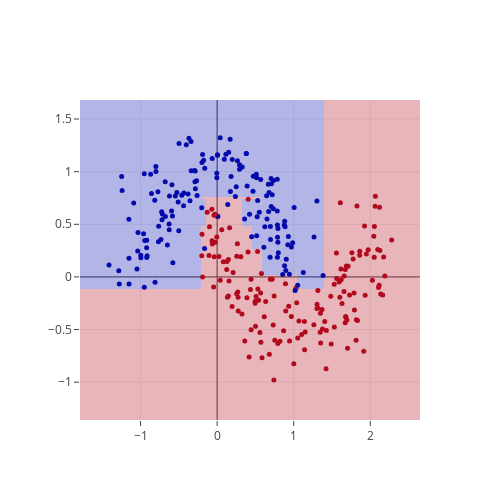
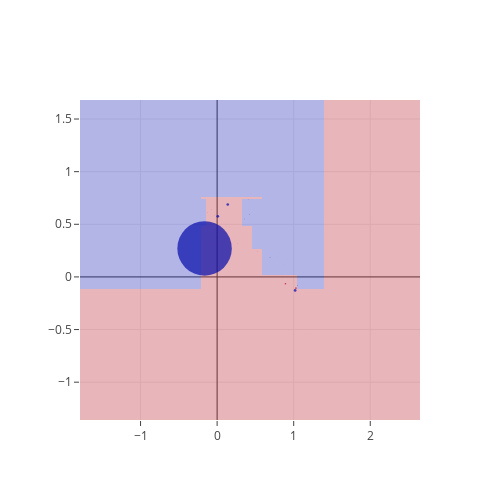
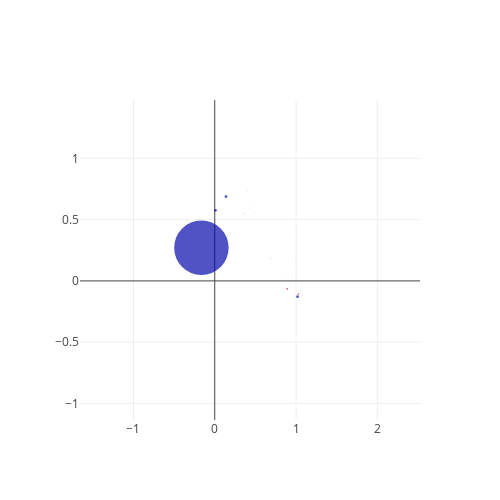

These figures' notebook cell, in order:
### Code cell
selected_iter = 20

data   = [go.Scatter(x=X[:, 0], y=X[:, 1], mode='markers', 
                     marker=dict(color=y, colorscale='RdBu', size=5)),
          go.Heatmap(x=xs, y=ys, z=staged_zz[selected_iter-1], 
                     colorscale='RdBu', opacity=0.3, showscale=False)]
layout = go.Layout(title='Decision Boundary', autosize=False, width=500, height=500)
fig = go.Figure(data=data, layout=layout)

iplot(fig)

data   = [go.Scatter(x=X[:, 0], y=X[:, 1], mode='markers', 
                     marker=dict(color=y, colorscale='RdBu', line=dict(width=0), 
                                 size=np.sqrt(staged_sample_weights[selected_iter]*3000))),
          go.Heatmap(x=xs, y=ys, z=staged_zz[selected_iter-1], 
                     colorscale='RdBu', opacity=0.3, showscale=False)]
layout = go.Layout(title='Sample Weights', autosize=False, width=500, height=500)
fig = go.Figure(data=data, layout=layout)

iplot(fig)

try:
    next_estimator = estimators[selected_iter]
    next_zz = next_estimator.predict(np.c_[xx.ravel(), yy.ravel()])
    next_zz = next_zz.reshape(xx.shape)

    data   = [go.Scatter(x=X[:, 0], y=X[:, 1], mode='markers', 
                         marker=dict(color=y, colorscale='RdBu', line=dict(width=0), 
                                     size=np.sqrt(staged_sample_weights[selected_iter]*3000))),
              go.Heatmap(x=xs, y=ys, z=next_zz, 
                         colorscale='RdBu', opacity=0.3, showscale=False)]
except:
    data   = [go.Scatter(x=X[:, 0], y=X[:, 1], mode='markers', 
                         marker=dict(color=y, colorscale='RdBu', line=dict(width=0), 
                                     size=np.sqrt(staged_sample_weights[selected_iter]*3000)))]
layout = go.Layout(title='S', autosize=False, width=500, height=500)
fig = go.Figure(data=data, layout=layout)

print("next estimator")
iplot(fig)

### Figure 1 — Plotly figure (JSON) as saved in the notebook; plotly's stock layout.template omitted (floating-point values rounded to 4 significant figures; data arrays with more than 128 entries replaced by an {"elided": "..."} marker saying what was removed)
{"data": [{"marker": {"color": {"elided": "300 int values"}, "colorscale": "RdBu", "size": 5}, "mode": "markers", "type": "scatter", "uid": "80df78d4-13ea-11e9-a861-7e00e4586f01", "x": {"elided": "300 float values"}, "y": {"elided": "300 float values"}}, {"colorscale": "RdBu", "opacity": 0.3, "showscale": false, "type": "heatmap", "uid": "80e1bf86-13ea-11e9-ad4e-7e00e4586f01", "x": {"elided": "222 float values"}, "y": {"elided": "152 float values"}, "z": {"elided": "152x222 int values"}}], "layout": {"autosize": false, "height": 500, "width": 500}}

### Figure 2 — Plotly figure (JSON) as saved in the notebook; plotly's stock layout.template omitted (floating-point values rounded to 4 significant figures; data arrays with more than 128 entries replaced by an {"elided": "..."} marker saying what was removed)
{"data": [{"marker": {"color": {"elided": "300 int values"}, "colorscale": "RdBu", "line": {"width": 0}, "size": {"elided": "300 float values"}}, "mode": "markers", "type": "scatter", "uid": "80f875f0-13ea-11e9-b2d6-7e00e4586f01", "x": {"elided": "300 float values"}, "y": {"elided": "300 float values"}}, {"colorscale": "RdBu", "opacity": 0.3, "showscale": false, "type": "heatmap", "uid": "80f87988-13ea-11e9-bf2d-7e00e4586f01", "x": {"elided": "222 float values"}, "y": {"elided": "152 float values"}, "z": {"elided": "152x222 int values"}}], "layout": {"autosize": false, "height": 500, "width": 500}}

### Figure 3 — Plotly figure (JSON) as saved in the notebook; plotly's stock layout.template omitted (floating-point values rounded to 4 significant figures; data arrays with more than 128 entries replaced by an {"elided": "..."} marker saying what was removed)
{"data": [{"marker": {"color": {"elided": "300 int values"}, "colorscale": "RdBu", "line": {"width": 0}, "size": {"elided": "300 float values"}}, "mode": "markers", "type": "scatter", "uid": "810dd3a8-13ea-11e9-a9e9-7e00e4586f01", "x": {"elided": "300 float values"}, "y": {"elided": "300 float values"}}], "layout": {"autosize": false, "height": 500, "width": 500}}
